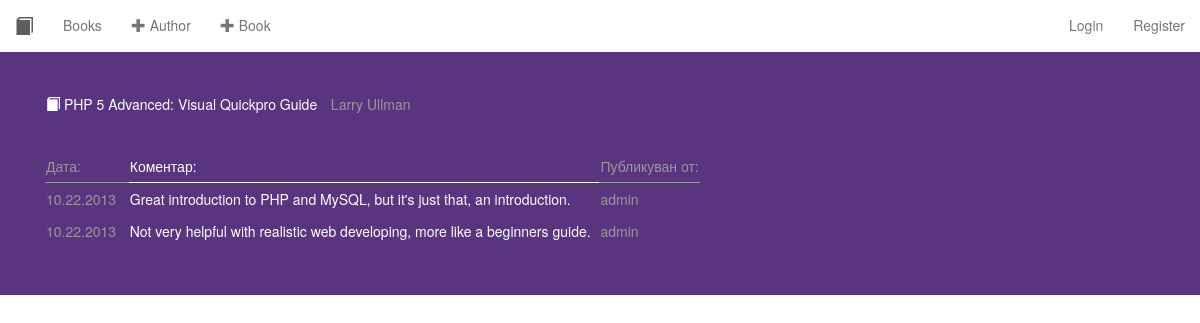
The page /book_comments.php?id=PHP 5 Advanced: Visual Quickpro Guide on the database its author committed.
### tables this page shows
CREATE TABLE IF NOT EXISTS `comments` (
  `comment_id` int(11) NOT NULL AUTO_INCREMENT,
  `comment_text` text NOT NULL,
  `comment_date` timestamp NOT NULL DEFAULT CURRENT_TIMESTAMP,
  `book_id` int(11) NOT NULL,
  `user_id` int(11) NOT NULL,
  PRIMARY KEY (`comment_id`),
  KEY `book_id` (`book_id`,`user_id`),
  KEY `user_id` (`user_id`)
);

CREATE TABLE IF NOT EXISTS `users` (
  `user_id` int(11) NOT NULL AUTO_INCREMENT,
  `user_name` varchar(50) NOT NULL,
  `user_pass` varchar(50) NOT NULL,
  PRIMARY KEY (`user_id`),
  KEY `user_name` (`user_name`)
);

### Comment.php (the view, shortened to what this page needs)
<?php
class Comment {
    public static function getComments($title) {
        $link = DbConnection::dbConnect();
        $result = $link->query('SELECT * FROM comments LEFT JOIN books ON comments.book_id=books.book_id LEFT JOIN users ON users.user_id=comments.user_id WHERE book_title=\'' . mysqli_real_escape_string($link, $title) . '\' ORDER BY comment_date DESC');
        if ($result->num_rows > 0) {
            echo '<table style="color:#999999"><tr><td style="border-bottom: 1px solid">Дата:</td><td style="border-bottom: 1px solid; color:white">Коментар:&nbsp&nbsp&nbsp</td><td style="border-bottom: 1px solid">Публикуван от:</td></tr>';
            while ($row = $result->fetch_object()) {
                echo '<tr><td>' . date("m.d.Y", strtotime($row->comment_date)) . '&nbsp&nbsp&nbsp</td><td style="color:white">' . $row->comment_text . '&nbsp&nbsp</td><td>' . $row->user_name . '</td></tr>';
            }
            echo '</table>';
        } else {
            echo '<div style="color:white">Няма коментари за тази книга!</div>';
        }
    }
}
?>

### includes/header.php (shortened to what this page needs)
<!DOCTYPE html>
<html>
    <head>
        <link href="css/bootstrap.min.css" rel="stylesheet" media="screen">
    </head>
    <body>

### book_comments.php (shortened to what this page needs)
<?php
include_once 'includes/header.php';
include_once 'Book.php';
include_once 'Comment.php';
include_once 'User.php';
?>
<nav class="navbar navbar-default navbar-fixed-top" role="navigation">
    <ul class="nav navbar-nav">
        <a class="navbar-brand" href="index.php"><span class="glyphicon glyphicon-book"></span></a>
        <li><a href="index.php">Books</a></li>
        <li><a href="add_author_form.php"><span class="glyphicon glyphicon-plus"></span> Author</a></li>
        <li><a href="add_book_form.php"><span class="glyphicon glyphicon-plus"></span> Book</a></li>
    </ul>
    <?php
    User::loginMenu();
    ?>
</nav>
<br/>
<br/>
<div class="jumbotron">
    <div class="container">
        <?php
        if (isset($_GET['id'])) {
            Book::getBook($_GET['id']);
            Comment::getComments($_GET['id']);
        } else {
            header('location: index.php');
            exit();
        }
        ?>
    </div>
</div>
<?php
include 'includes/footer.php';

### User.php (shortened to what this page needs)
<?php
class User {
    public static function loginMenu() {
        echo '<ul class="nav navbar-nav navbar-right">';
        if (isset($_SESSION['is_logged']) == 1) {
            echo '<li><a href = "#"><b>Hello ' . $_SESSION['user_name'] . '!</b></a></li>
                   <li><a href = "logout.php"><span class="glyphicon glyphicon-remove"></span></a></li>';
        } else {
            echo '<li><a href = "login_form.php">Login</a></li>
                  <li><a href = "register.php">Register</a></li>';
        }
        echo '</ul>';
    }
}
?>

### Book.php (shortened to what this page needs)
<?php
class Book {
    public static function getBook($title) {
        $link = DbConnection::dbConnect();
        $result = $link->query('SELECT book_title,author_name,
                                case when comments.book_id is not null then COUNT(*)
                                else
                                0
                                end as comments_count
                                FROM books
                                LEFT JOIN books_authors ON books_authors.book_id=books.book_id
                                LEFT JOIN authors ON authors.author_id=books_authors.author_id
                                left  JOIN comments ON books.book_id=comments.book_id
                                WHERE book_title=\'' . mysqli_real_escape_string($link, trim($title)) . '\'
                                GROUP BY  book_title,author_name');
        $sort = array();
        while ($value = mysqli_fetch_assoc($result)) {
            $sort[$value['book_title']]['title'] = $value['book_title'];
            $sort[$value['book_title']]['author'][] = $value['author_name'];
            $sort[$value['book_title']]['comments_count'] = $value['comments_count'];
        }
        echo '<table>
                <tr>';
        foreach ($sort as $val) {
            echo '<td style="color:white"><span class="glyphicon glyphicon-book"></span> ' . $val['title'] . '&nbsp&nbsp&nbsp</td><td>';
            foreach ($val['author'] as $value) {
                echo '<a href="books_by.php?id=' . $value . '" style="color:#999999">' . $value . '</a>&nbsp&nbsp';
            }
        }
        echo '</td></tr></table><br/>';
    }
}
?>

### includes/footer.php
 </body>
</html>

### rows shown on the page
comments: comment_date "10.22.2013", comment_text "Great introduction to PHP and MySQL, but it's just that, an introduction.", user.user_name "admin"
comments: comment_date "10.22.2013", comment_text "Not very helpful with realistic web developing, more like a beginners guide.", user.user_name "admin"

### other values the page prints
$val['title'] "PHP 5 Advanced: Visual Quickpro Guide"
$value "Larry Ullman"
